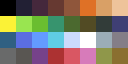

Tiled map render using the project's own tile images. Description and the whole map definition, tile-layer contents included, below:
An orthogonal 8x4 tile map with 16x16 px tiles, 1 tile layer (Tile Layer 1).

<map version="1.10" tiledversion="1.11.2" orientation="orthogonal" renderorder="right-down" width="8" height="4" tilewidth="16" tileheight="16" infinite="0" nextlayerid="2" nextobjectid="1">
 <tileset firstgid="1" source="../../tiles/spacing/no-spacing.tsx" />
 <layer id="1" name="Tile Layer 1" width="8" height="4">
  <data encoding="csv">
1,2,3,4,5,6,7,8,
9,10,11,12,13,14,15,16,
17,18,19,20,21,22,23,24,
25,26,27,28,29,30,31,32
</data>
 </layer>
</map>
